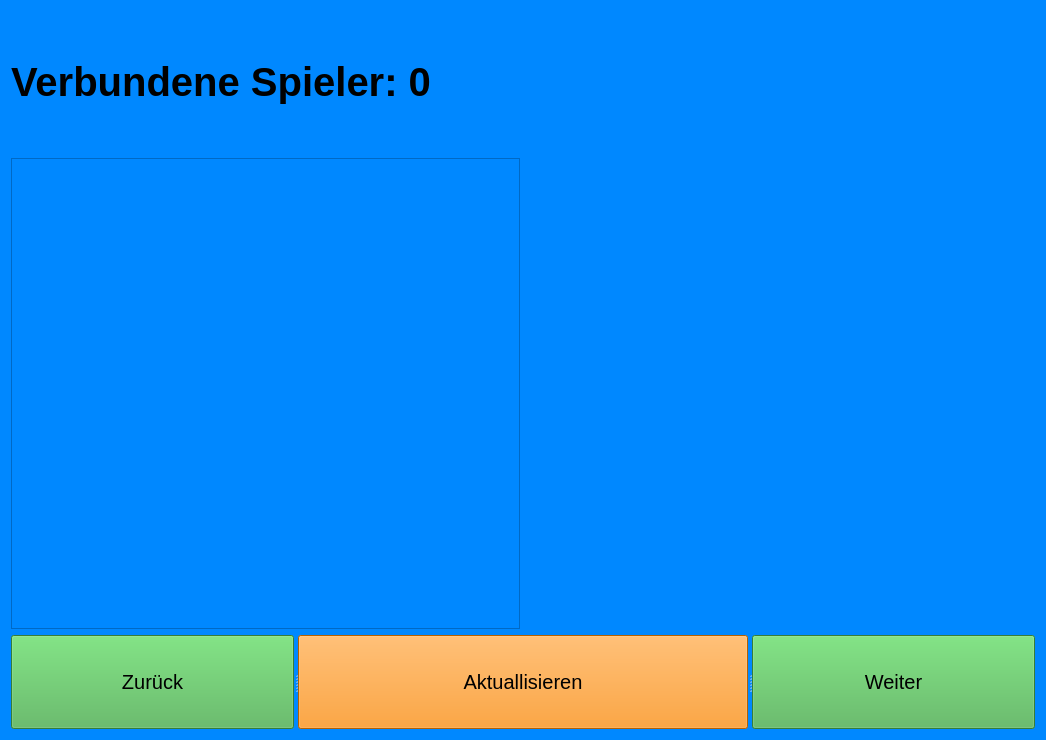
<?xml version="1.0" encoding="UTF-8"?>
<ui version="4.0">
 <class>Form</class>
 <widget class="QWidget" name="Form">
  <property name="geometry">
   <rect>
    <x>0</x>
    <y>0</y>
    <width>1046</width>
    <height>740</height>
   </rect>
  </property>
  <property name="windowTitle">
   <string>Form</string>
  </property>
  <property name="styleSheet">
   <string notr="true">background-color: rgb(0, 136, 255);
</string>
  </property>
  <layout class="QVBoxLayout" name="verticalLayout_2">
   <item>
    <layout class="QVBoxLayout" name="verticalLayout" stretch="3,10,2">
     <item>
      <layout class="QHBoxLayout" name="horizontalLayout_2">
       <item>
        <widget class="QLabel" name="verbSpieler">
         <property name="font">
          <font>
           <pointsize>30</pointsize>
           <weight>75</weight>
           <bold>true</bold>
          </font>
         </property>
         <property name="text">
          <string>Verbundene Spieler: 0</string>
         </property>
         <property name="textFormat">
          <enum>Qt::PlainText</enum>
         </property>
         <property name="scaledContents">
          <bool>false</bool>
         </property>
         <property name="textInteractionFlags">
          <set>Qt::NoTextInteraction</set>
         </property>
        </widget>
       </item>
       <item>
        <layout class="QHBoxLayout" name="horizontalLayout_3">
         <item>
          <widget class="QLabel" name="label_2">
           <property name="text">
            <string/>
           </property>
          </widget>
         </item>
         <item>
          <widget class="QLabel" name="qrCode">
           <property name="text">
            <string/>
           </property>
           <property name="scaledContents">
            <bool>true</bool>
           </property>
          </widget>
         </item>
        </layout>
       </item>
      </layout>
     </item>
     <item>
      <layout class="QHBoxLayout" name="horizontalLayout_4" stretch="1,1">
       <item>
        <widget class="QListView" name="playerView">
         <property name="font">
          <font>
           <pointsize>30</pointsize>
          </font>
         </property>
        </widget>
       </item>
       <item>
        <widget class="QLabel" name="label">
         <property name="text">
          <string/>
         </property>
        </widget>
       </item>
      </layout>
     </item>
     <item>
      <layout class="QHBoxLayout" name="horizontalLayout">
       <item>
        <widget class="QSplitter" name="splitter">
         <property name="orientation">
          <enum>Qt::Horizontal</enum>
         </property>
         <widget class="QPushButton" name="btn_Zurueck">
          <property name="font">
           <font>
            <pointsize>15</pointsize>
           </font>
          </property>
          <property name="styleSheet">
           <string notr="true">background-color: rgb(76, 175, 80);</string>
          </property>
          <property name="text">
           <string>Zurück</string>
          </property>
         </widget>
         <widget class="QPushButton" name="btn_Update">
          <property name="font">
           <font>
            <pointsize>15</pointsize>
           </font>
          </property>
          <property name="styleSheet">
           <string notr="true">background-color: rgb(255, 136, 0);</string>
          </property>
          <property name="text">
           <string>Aktuallisieren</string>
          </property>
         </widget>
         <widget class="QPushButton" name="btn_Weiter">
          <property name="font">
           <font>
            <pointsize>15</pointsize>
           </font>
          </property>
          <property name="styleSheet">
           <string notr="true">background-color: rgb(76, 175, 80);</string>
          </property>
          <property name="text">
           <string>Weiter</string>
          </property>
         </widget>
        </widget>
       </item>
      </layout>
     </item>
    </layout>
   </item>
  </layout>
 </widget>
 <resources/>
 <connections/>
</ui>
